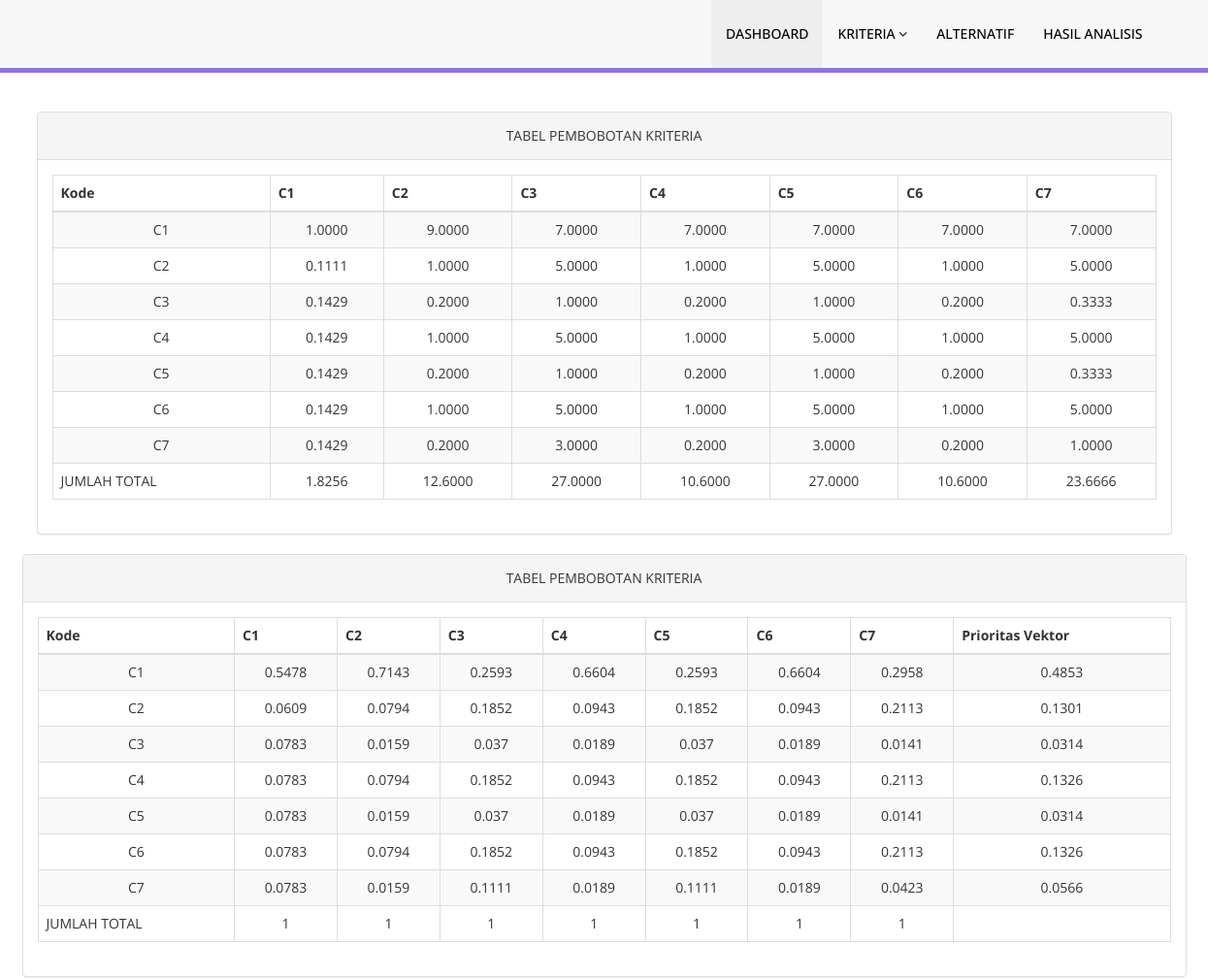
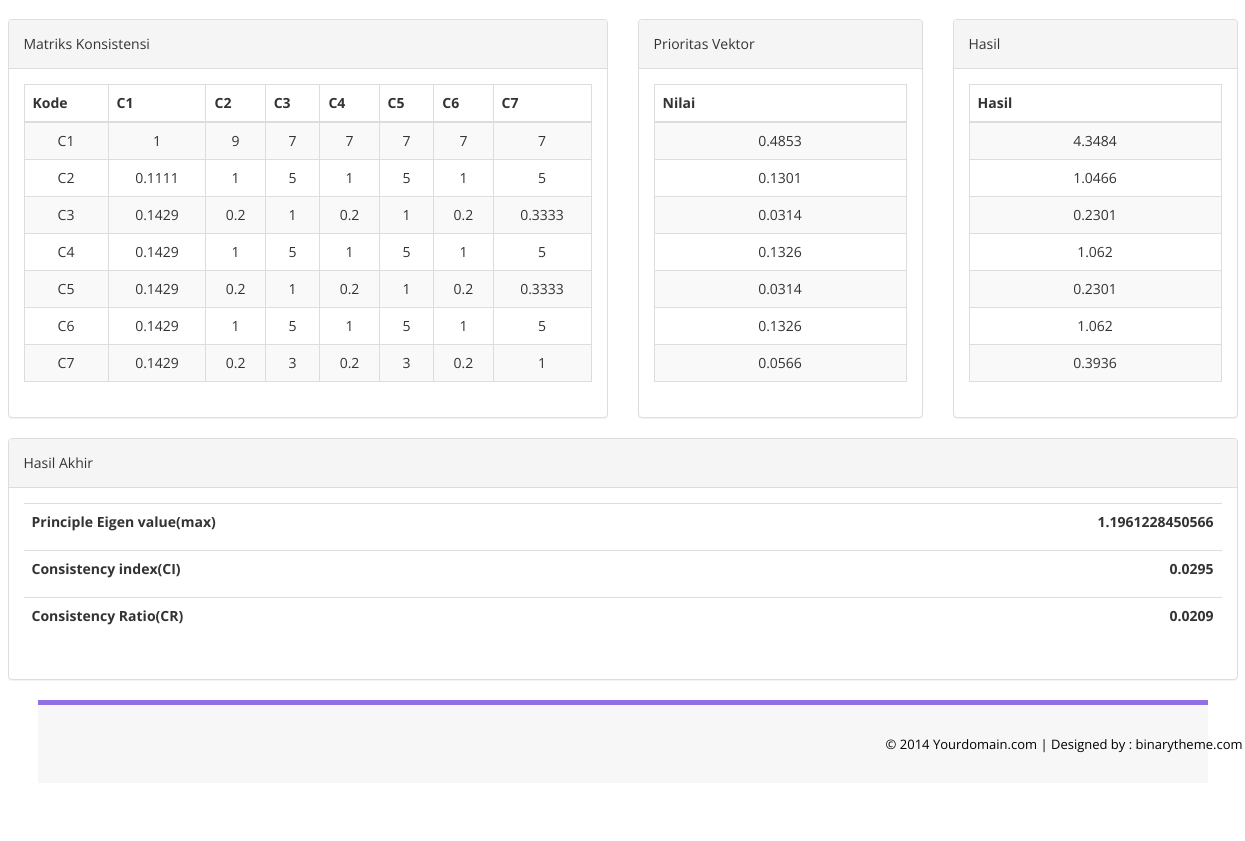
The app's page /detail_ahp.php with its own data (2 pictures, top to bottom).
### tables this page shows
CREATE TABLE `data_kriteria` (
  `id_data_krit` int(12) NOT NULL,
  `kode` varchar(100) NOT NULL,
  `C1` decimal(10,4) NOT NULL,
  `C2` decimal(10,4) NOT NULL,
  `C3` decimal(10,4) NOT NULL,
  `C4` decimal(10,4) NOT NULL,
  `C5` decimal(10,4) NOT NULL,
  `C6` decimal(10,4) NOT NULL,
  `C7` decimal(10,4) NOT NULL
);

### detail_ahp.php (the view, shortened to what the rows shown need)
<!DOCTYPE html>
<html xmlns="http://www.w3.org/1999/xhtml">
<?php include "koneksi.php" ?>
<head>
    <link href="assets/css/bootstrap.css" rel="stylesheet" />
    <link href="assets/css/font-awesome.css" rel="stylesheet" />
    <link href="assets/css/style.css" rel="stylesheet" />
</head>
<body>
     <div class="content-wrapper">
        <div class="container">
            <div class="row pad-botm">
            <div class="row">
                <div class="col-md-12">
                    <div class="panel panel-default">
                        <div class="panel-body">
                            <div class="table-responsive">
                            <?php
                            $sql = $koneksi->query('SELECT * FROM data_kriteria');
                            ?>
                            <table class="table table-striped table-bordered table-hover">
                                <thead>
                                    <tr>
                                        <th>Kode</th>
                                        <th>C1</th>
                                        <th>C2</th>
                                        <th>C3</th>
                                        <th>C4</th>
                                        <th>C5</th>
                                        <th>C6</th>
                                        <th>C7</th>
                                    </tr>
                                </thead>
                                <tbody>
                                    <?php
                                    while ($row = $sql->fetch_array()) {
                                        echo ("<tr><td align=\"center\">".$row[1]."</td>");
                                        echo ("<td align=\"center\">".$row[2]."</td>");
                                        echo ("<td align=\"center\">".$row[3]."</td>");
                                        echo ("<td align=\"center\">".$row[4]."</td>");
                                        echo ("<td align=\"center\">".$row[5]."</td>");
                                        echo ("<td align=\"center\">".$row[6]."</td>");
                                        echo ("<td align=\"center\">".$row[7]."</td>");
                                        echo ("<td align=\"center\">".$row[8]."</td>");
                                        echo "</tr>";
                                    }
                                    ?>
                                </tbody>
                            </table>
                        </div>
                    </div>
                </div>
            </div>
            <div class="row">
                <div class="col-md-12">
                    <div class="panel panel-default">
                        <div class="panel-body">
                            <div class="table-responsive">
                            <table class="table table-striped table-bordered table-hover">
                                <thead>
                                    <tr>
                                        <th>Kode</th>
                                        <th>C1</th>
                                        <th>C2</th>
                                        <th>C3</th>
                                        <th>C4</th>
                                        <th>C5</th>
                                        <th>C6</th>
                                        <th>C7</th>
                                        <th>Prioritas Vektor</th>
                                    </tr>
                                </thead>
                                <tbody>
                                <?php
                                $sql = $koneksi->query('SELECT * FROM data_kriteria');
                                $sql2 = $koneksi->query('SELECT sum(c1) as c1,sum(c2) as c2,sum(c3) as c3,sum(c4) as c4,sum(c5) as c5,sum(c6) as c6,sum(c7) as c7 from data_kriteria');
                                $row2 = $sql2->fetch_array();
                                while ($row = $sql->fetch_array()) {
                                    $c1 = $row['C1']/$row2['c1'];
                                    $c2 = $row['C2']/$row2['c2'];
                                    $c3 = $row['C3']/$row2['c3'];
                                    $c4 = $row['C4']/$row2['c4'];
                                    $c5 = $row['C5']/$row2['c5'];
                                    $c6 = $row['C6']/$row2['c6'];
                                    $c7 = $row['C7']/$row2['c7'];
                                    $jumlah = $c1 + $c2 +$c3 + $c4 +$c5 +$c6 +$c7;
                                    $prioritas = $jumlah/7;
                                    ?>
                                    <tr>
                                        <td align="center"><?php echo $row[1] ;?></td>
                                        <td align="center"><?php echo round($c1,4) ;?></td>
                                        <td align="center"><?php echo round($c2,4) ;?></td>
                                        <td align="center"><?php echo round($c3,4) ;?></td>
                                        <td align="center"><?php echo round($c4,4) ;?></td>
                                        <td align="center"><?php echo round($c5,4) ;?></td>
                                        <td align="center"><?php echo round($c6,4) ; ?></td>
                                        <td align="center"><?php echo round($c7,4) ; ?></td>
                                        <td align="center"><?php echo round($prioritas,4) ; ?></td>
                                </tr>
                                <?php }?>
                                </tbody>
                            </table>
                        </div>
                    </div>
                </div>
            </div>
            <div class="row">
                <div class="col-md-6">
                    <div class="panel panel-default">
                        <div class="panel-body">
                            <div class="table-responsive">
                                <table class="table table-striped table-bordered table-hover">
                                    <thead>
                                        <tr>
                                            <th>Kode</th>
                                            <th>C1</th>
                                            <th>C2</th>
                                            <th>C3</th>
                                            <th>C4</th>
                                            <th>C5</th>
                                            <th>C6</th>
                                            <th>C7</th>
                                        </tr>
                                    </thead>
                                    <tbody>
                                    <?php
                                    $sql = $koneksi->query('SELECT * FROM data_kriteria');
                                    $no = 1 ;
                                    while ($row = $sql->fetch_array()) {
                                        $c1 =  $row['C1'];
                                        $c2 = $row['C2'];
                                        $c3 = $row['C3'];
                                        $c4 = $row['C4'];
                                        $c5 = $row['C5'];
                                        $c6 = $row['C6'];
                                        $c7 = $row['C7'];
                                        ?>
                                        <tr>
                                            <td align="center"><?php echo "C".$no++ ;?></td>
                                            <td align="center"><?php echo round($c1,4) ;?></td>
                                            <td align="center"><?php echo round($c2,4) ;?></td>
                                            <td align="center"><?php echo round($c3,4) ;?></td>
                                            <td align="center"><?php echo round($c4,4) ;?></td>
                                            <td align="center"><?php echo round($c5,4) ;?></td>
                                            <td align="center"><?php echo round($c6,4) ; ?></td>
                                            <td align="center"><?php echo round($c7,4) ; ?></td>
                                    </tr>
                                    <?php }?>
                                    </tbody>
                                </table>
                            </div>
                        </div>
                    </div>
                </div>
                <div class="col-md-3">
                    <div class="panel panel-default">
                        <div class="panel-body">
                            <div class="table-responsive">
                                <table class="table table-striped table-bordered table-hover">
                                    <thead>
                                        <tr>
                                            <th>Nilai</th>
                                        </tr>
                                    </thead>
                                    <tbody>
                                       <?php
                                            $sql = $koneksi->query('SELECT * FROM data_kriteria');
                                            $sql2 = $koneksi->query('SELECT sum(c1) as c1,sum(c2) as c2,sum(c3) as c3,sum(c4) as c4,sum(c5) as c5,sum(c6) as c6,sum(c7) as c7 from data_kriteria');
                                            $row2 = $sql2->fetch_array();
                                           while ($row = $sql->fetch_array()) {
                                             $c1 = $row['C1']/$row2['c1'];
                                             $c2 = $row['C2']/$row2['c2'];
                                             $c3 = $row['C3']/$row2['c3'];
                                             $c4 = $row['C4']/$row2['c4'];
                                             $c5 = $row['C5']/$row2['c5'];
                                             $c6 = $row['C6']/$row2['c6'];
                                             $c7 = $row['C7']/$row2['c7'];
                                             $jumlah = $c1 + $c2 +$c3 + $c4 +$c5 +$c6 +$c7;
                                             $prioritas = $jumlah/7;
                                             ?>
                                             <tr>
                                                 <td align="center"><?php echo round($prioritas,4) ; ?></td>
                                            </tr>
                                           <?php }?>
                                    </tbody>
                                </table>
                            </div>
                        </div>
                    </div>
                </div>
                <div class="col-md-3">
                    <div class="panel panel-default">
                        <div class="panel-body">
                            <div class="table-responsive">
                                <table class="table table-striped table-bordered table-hover">
                                    <thead>
                                        <tr>
                                            <th>Hasil</th>
                                        </tr>
                                    </thead>
                                </table>
                            </div>
                        </div>
                    </div>
                </div>
            </div>
        </div>
    </div>
</body>
</html>

### records on screen
data_kriteria: kode "C1", C1 "1.0000", C2 "9.0000", C3 "7.0000", C4 "7.0000", C5 "7.0000", C6 "7.0000", C7 "7.0000", c1 "0.5478", c2 "0.7143", c3 "0.2593", c4 "0.6604", c5 "0.2593", c6 "0.6604", c7 "0.2958", prioritas "0.4853", C1 "1", C2 "9", C3 "7", C4 "7", C5 "7", C6 "7", C7 "7"
data_kriteria: kode "C2", C1 "0.1111", C2 "1.0000", C3 "5.0000", C4 "1.0000", C5 "5.0000", C6 "1.0000", C7 "5.0000", c1 "0.0609", c2 "0.0794", c3 "0.1852", c4 "0.0943", c5 "0.1852", c6 "0.0943", c7 "0.2113", prioritas "0.1301", C2 "1", C3 "5", C4 "1", C5 "5", C6 "1", C7 "5"
data_kriteria: kode "C3", C1 "0.1429", C2 "0.2000", C3 "1.0000", C4 "0.2000", C5 "1.0000", C6 "0.2000", C7 "0.3333", c1 "0.0783", c2 "0.0159", c3 "0.037", c4 "0.0189", c5 "0.037", c6 "0.0189", c7 "0.0141", prioritas "0.0314", C2 "0.2", C3 "1", C4 "0.2", C5 "1", C6 "0.2"
data_kriteria: kode "C4", C1 "0.1429", C2 "1.0000", C3 "5.0000", C4 "1.0000", C5 "5.0000", C6 "1.0000", C7 "5.0000", c1 "0.0783", c2 "0.0794", c3 "0.1852", c4 "0.0943", c5 "0.1852", c6 "0.0943", c7 "0.2113", prioritas "0.1326", C2 "1", C3 "5", C4 "1", C5 "5", C6 "1", C7 "5"
data_kriteria: kode "C5", C1 "0.1429", C2 "0.2000", C3 "1.0000", C4 "0.2000", C5 "1.0000", C6 "0.2000", C7 "0.3333", c1 "0.0783", c2 "0.0159", c3 "0.037", c4 "0.0189", c5 "0.037", c6 "0.0189", c7 "0.0141", prioritas "0.0314", C2 "0.2", C3 "1", C4 "0.2", C5 "1", C6 "0.2"
data_kriteria: kode "C6", C1 "0.1429", C2 "1.0000", C3 "5.0000", C4 "1.0000", C5 "5.0000", C6 "1.0000", C7 "5.0000", c1 "0.0783", c2 "0.0794", c3 "0.1852", c4 "0.0943", c5 "0.1852", c6 "0.0943", c7 "0.2113", prioritas "0.1326", C2 "1", C3 "5", C4 "1", C5 "5", C6 "1", C7 "5"
data_kriteria: kode "C7", C1 "0.1429", C2 "0.2000", C3 "3.0000", C4 "0.2000", C5 "3.0000", C6 "0.2000", C7 "1.0000", c1 "0.0783", c2 "0.0159", c3 "0.1111", c4 "0.0189", c5 "0.1111", c6 "0.0189", c7 "0.0423", prioritas "0.0566", C2 "0.2", C3 "3", C4 "0.2", C5 "3", C6 "0.2", C7 "1"

### other values on screen
$row2[0] "1.8256"
$row2[1] "12.6000"
$row2[2] "27.0000"
$row2[3] "10.6000"
$row2[4] "27.0000"
$row2[5] "10.6000"
$row2[6] "23.6666"
$jumlahc1 "1"
$jumlahc2 "1"
$jumlahc3 "1"
$jumlahc4 "1"
$jumlahc5 "1"
$jumlahc6 "1"
$jumlahc7 "1"
$matrik[0] "4.3484"
